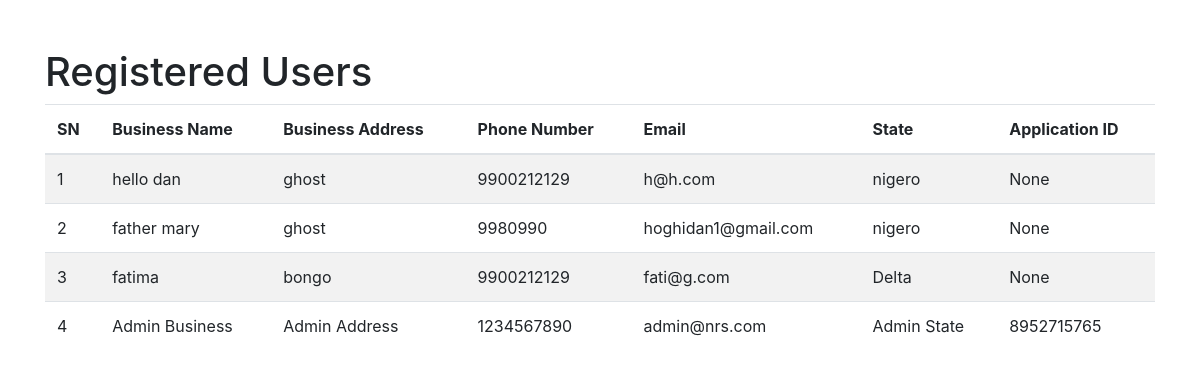
/users, run on an earlier commit of the app's database.
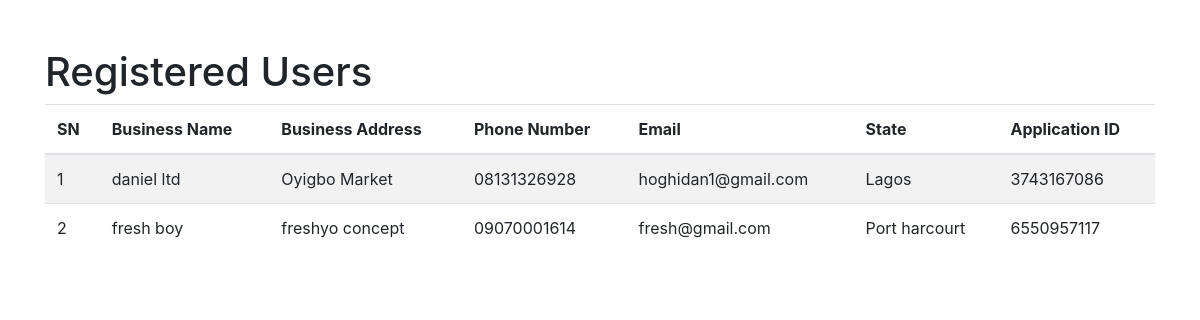
And on a later commit of the database.
### app.py (models this page shows)
class User(UserMixin, db.Model):
    id = db.Column(db.Integer, primary_key=True)
    business_name = db.Column(db.String(150), nullable=False)
    business_address = db.Column(db.String(150), nullable=False)
    phone_number = db.Column(db.String(15), nullable=False)
    email = db.Column(db.String(100), unique=True, nullable=False)
    state = db.Column(db.String(50), nullable=False)
    password = db.Column(db.String(200), nullable=False)
    prediction_id = db.Column(db.String(36), unique=True, nullable=True)
    is_admin = db.Column(db.Boolean, default=False)
    business_project = db.Column(db.String(150), nullable=True)
    value_chain_cat = db.Column(db.String(150), nullable=True)
    borrowing_relationship = db.Column(db.String(10), nullable=True)
    fresh_loan_request = db.Column(db.String(15), nullable=True)
    request_submitted_to_bank = db.Column(db.String(10), nullable=True)
    feasibility_study_available = db.Column(db.String(10), nullable=True)
    proposed_facility_amount = db.Column(db.Float(20), nullable=True)
    PURPOSE_OF_FACILITY = db.Column(db.String(100), nullable=True)
    NAME_OF_BANK = db.Column(db.String(100), nullable=True)
    SECURITY_PROPOSED = db.Column(db.String(100), nullable=True)
    HIGHLIGHTS_OF_DISCUSSION = db.Column(db.Text)
    RM_BM_NAME_PHONE_NUMBER = db.Column(db.String(100), nullable=True)
    RM_BM_EMAIL = db.Column(db.String(100), nullable=True)
    STATUS_UPDATE = db.Column(db.Text)
    CHALLENGES = db.Column(db.Text)
    PROPOSED_NEXT_STEPS = db.Column(db.Text)

### app.py (the view)
@app.route('/users')
def show_users():
    users = User.query.all()
    return render_template('users.html', users=users)

### app.py (called while the page is built)
@app.before_request
def before_request():
    session.permanent = True
    app.permanent_session_lifetime = timedelta(minutes=5)
    session.modified = True
    session['last_activity'] = time.time()

### templates/users.html (shortened to what this page needs)
<!DOCTYPE html>
<html lang="en">
<head>
    <link href="https://stackpath.bootstrapcdn.com/bootstrap/4.5.2/css/bootstrap.min.css" rel="stylesheet">
</head>
<body>
    <div class="container mt-5">
        <h1>Registered Users</h1>
        <table class="table table-striped">
            <thead>
                <tr>
                    <th>SN</th>
                    <th>Business Name</th>
                    <th>Business Address</th>
                    <th>Phone Number</th>
                    <th>Email</th>
                    <th>State</th>
                    <th>Application ID</th>
                </tr>
            </thead>
            <tbody>
                {% for user in users %}
                <tr>
                    <td>{{ user.id }}</td>
                    <td>{{ user.business_name }}</td>
                    <td>{{ user.business_address }}</td>
                    <td>{{ user.phone_number }}</td>
                    <td>{{ user.email }}</td>
                    <td>{{ user.state }}</td>
                    <td>{{ user.prediction_id }}</td>
                </tr>
                {% endfor %}
            </tbody>
        </table>
    </div>
</body>
</html>

What changed in the data, as far as the page shows it:
removed User: id "3", business_name "fatima", business_address "bongo", phone_number "9900212129", email "fati@g.com", state "Delta", prediction_id "None"
removed User: id "4", business_name "Admin Business", business_address "Admin Address", phone_number "1234567890", email "admin@nrs.com", state "Admin State", prediction_id "8952715765"
changed User id 1: business_name "hello dan" → "daniel ltd"; business_address "ghost" → "Oyigbo Market"; phone_number "9900212129" → "08131326928"; email "h@h.com" → "hoghidan1@gmail.com"; state "nigero" → "Lagos"; prediction_id "None" → "3743167086"
changed User id 2: business_name "father mary" → "fresh boy"; business_address "ghost" → "freshyo concept"; phone_number "9980990" → "09070001614"; email "hoghidan1@gmail.com" → "fresh@gmail.com"; state "nigero" → "Port harcourt"; prediction_id "None" → "6550957117"
